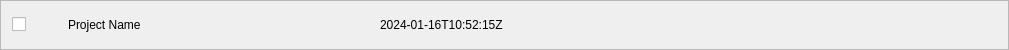
<?xml version="1.0" encoding="UTF-8"?>
<ui version="4.0">
 <class>ProjectItemFrame</class>
 <widget class="QFrame" name="ProjectItemFrame">
  <property name="geometry">
   <rect>
    <x>0</x>
    <y>0</y>
    <width>1009</width>
    <height>50</height>
   </rect>
  </property>
  <property name="sizePolicy">
   <sizepolicy hsizetype="Preferred" vsizetype="Fixed">
    <horstretch>0</horstretch>
    <verstretch>0</verstretch>
   </sizepolicy>
  </property>
  <property name="maximumSize">
   <size>
    <width>16777215</width>
    <height>50</height>
   </size>
  </property>
  <property name="windowTitle">
   <string>Frame</string>
  </property>
  <property name="toolTip">
   <string>PASTA project which can be uploaded to dataverse.</string>
  </property>
  <property name="frameShape">
   <enum>QFrame::StyledPanel</enum>
  </property>
  <property name="frameShadow">
   <enum>QFrame::Raised</enum>
  </property>
  <layout class="QHBoxLayout" name="horizontalLayout_2">
   <item>
    <layout class="QHBoxLayout" name="horizontalLayout">
     <item>
      <widget class="QCheckBox" name="projectCheckBox">
       <property name="minimumSize">
        <size>
         <width>0</width>
         <height>0</height>
        </size>
       </property>
       <property name="maximumSize">
        <size>
         <width>50</width>
         <height>16777215</height>
        </size>
       </property>
       <property name="toolTip">
        <string>Select the project before initiating the upload process.</string>
       </property>
       <property name="layoutDirection">
        <enum>Qt::LeftToRight</enum>
       </property>
       <property name="text">
        <string/>
       </property>
      </widget>
     </item>
     <item>
      <widget class="QLabel" name="projectNameLabel">
       <property name="toolTip">
        <string>Name of the PASTA project to be uploaded.</string>
       </property>
       <property name="text">
        <string>Project Name</string>
       </property>
       <property name="alignment">
        <set>Qt::AlignLeading|Qt::AlignLeft|Qt::AlignVCenter</set>
       </property>
       <property name="wordWrap">
        <bool>true</bool>
       </property>
      </widget>
     </item>
     <item>
      <widget class="QLabel" name="modifiedDateTimeLabel">
       <property name="toolTip">
        <string>Last modified time of the PASTA project.</string>
       </property>
       <property name="text">
        <string>2024-01-16T10:52:15Z</string>
       </property>
       <property name="alignment">
        <set>Qt::AlignLeading|Qt::AlignLeft|Qt::AlignVCenter</set>
       </property>
      </widget>
     </item>
     <item>
      <widget class="QLabel" name="projectDocIdLabel">
       <property name="text">
        <string/>
       </property>
      </widget>
     </item>
    </layout>
   </item>
  </layout>
 </widget>
 <resources/>
 <connections/>
</ui>
